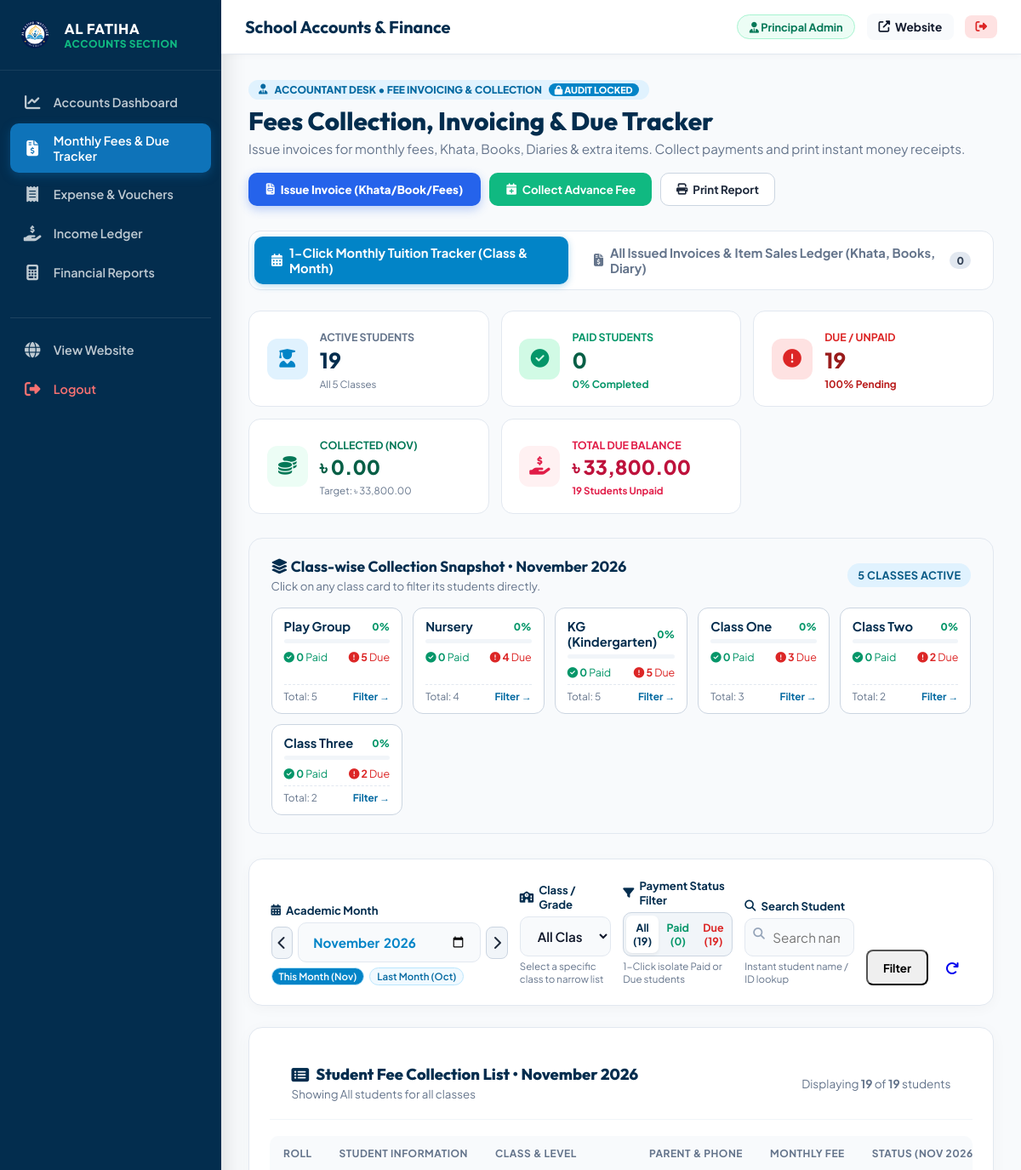
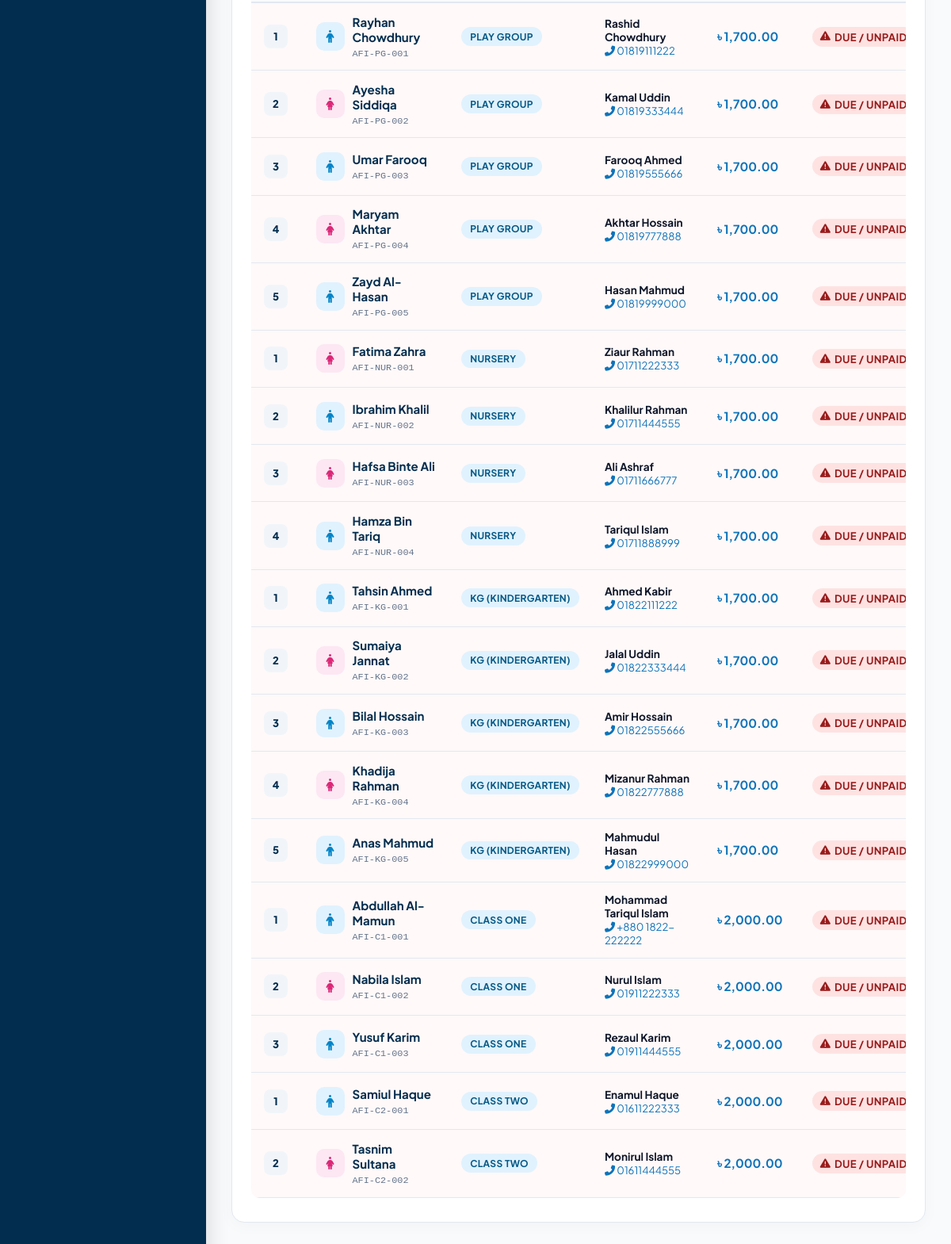
The app's page /accountant/fees.php (signed in) with its own data (2 pictures, top to bottom).
### tables this page shows
CREATE TABLE `classes` (
  `id` int(11) NOT NULL AUTO_INCREMENT,
  `class_name` varchar(50) NOT NULL,
  `age_group` varchar(50) NOT NULL,
  `section` varchar(10) DEFAULT 'A',
  `room_no` varchar(20) DEFAULT '101',
  `tuition_fee` decimal(10,2) NOT NULL DEFAULT 3500.00,
  `admission_fee` decimal(10,2) NOT NULL DEFAULT 8000.00,
  `book_kit_fee` decimal(10,2) NOT NULL DEFAULT 3500.00,
  `primary_teacher_id` int(11) DEFAULT NULL,
  `backup_teacher_id` int(11) DEFAULT NULL,
  PRIMARY KEY (`id`)
);

CREATE TABLE `students` (
  `id` int(11) NOT NULL AUTO_INCREMENT,
  `student_id` varchar(20) NOT NULL,
  `first_name` varchar(50) NOT NULL,
  `last_name` varchar(50) NOT NULL,
  `gender` enum('Male','Female') NOT NULL,
  `dob` date NOT NULL,
  `class_id` int(11) NOT NULL,
  `roll_no` int(11) NOT NULL,
  `parent_user_id` int(11) DEFAULT NULL,
  `father_name` varchar(100) NOT NULL,
  `mother_name` varchar(100) NOT NULL,
  `phone` varchar(20) NOT NULL,
  `address` text NOT NULL,
  `status` enum('Active','Graduated','Suspended') DEFAULT 'Active',
  `admission_date` date DEFAULT NULL,
  `blood_group` varchar(10) DEFAULT NULL,
  `religion` varchar(50) DEFAULT 'Islam',
  `nationality` varchar(50) DEFAULT 'Bangladeshi',
  `birth_reg_no` varchar(100) DEFAULT NULL,
  `permanent_address` text DEFAULT NULL,
  `father_occupation` varchar(100) DEFAULT NULL,
  `father_phone` varchar(40) DEFAULT NULL,
  `father_nid` varchar(100) DEFAULT NULL,
  `mother_occupation` varchar(100) DEFAULT NULL,
  `mother_phone` varchar(40) DEFAULT NULL,
  `emergency_contact_name` varchar(100) DEFAULT NULL,
  `emergency_contact_phone` varchar(40) DEFAULT NULL,
  `emergency_contact_relation` varchar(50) DEFAULT NULL,
  `previous_school` varchar(150) DEFAULT NULL,
  `medical_notes` text DEFAULT NULL,
  `admission_session` varchar(20) DEFAULT '2027',
  PRIMARY KEY (`id`),
  UNIQUE KEY `student_id` (`student_id`),
  KEY `class_id` (`class_id`),
  CONSTRAINT `students_ibfk_1` FOREIGN KEY (`class_id`) REFERENCES `classes` (`id`) ON DELETE CASCADE
);

### accountant/fees.php (the view, shortened to what the rows shown need)
<?php
require_once __DIR__ . '/layout.php';
$db = get_db_connection();
$activeView = sanitize($_GET['view'] ?? 'tracker');
$selected_month = sanitize($_GET['month'] ?? date('Y-m'));
$selected_class_id = isset($_GET['class_id']) ? intval($_GET['class_id']) : 0;
$selected_status = sanitize($_GET['status'] ?? 'all');
$currentMonthTime = strtotime($selected_month . '-01');
$classes = $db->query("SELECT * FROM classes ORDER BY id ASC")->fetchAll(PDO::FETCH_ASSOC);
$sql = "
    SELECT
        s.id,
        s.student_id as student_code,
        s.first_name,
        s.last_name,
        s.roll_no,
        s.gender,
        s.father_name,
        s.mother_name,
        s.phone,
        s.class_id,
        c.class_name,
        c.tuition_fee as class_tuition_fee,
        f.id as fee_id,
        f.invoice_no,
        f.fee_type,
        f.fee_month,
        f.amount as billed_amount,
        f.status as fee_status,
        f.paid_date,
        f.payment_method,
        f.reference_no,
        f.notes
    FROM students s
    JOIN classes c ON s.class_id = c.id
    LEFT JOIN fees f ON (
        f.student_id = s.id
        AND (
            f.fee_month = :sel_month
            OR (f.due_date LIKE :sel_month_like AND (f.fee_type LIKE '%Tuition%' OR f.fee_type LIKE '%Monthly%'))
        )
    )
    WHERE s.status = 'Active'
";
$params = [
    ':sel_month' => $selected_month,
    ':sel_month_like' => $selected_month . '%'
];
$sql .= " ORDER BY c.id ASC, s.roll_no ASC, s.first_name ASC";
$stmt = $db->prepare($sql);
$stmt->execute($params);
$rawStudents = $stmt->fetchAll(PDO::FETCH_ASSOC);
$displayStudents = [];
$classSummaries = [];
foreach ($classes as $cls) {
    $classSummaries[$cls['id']] = [
        'name' => $cls['class_name'],
        'total' => 0,
        'paid' => 0,
        'due' => 0,
        'expected' => 0,
        'collected' => 0,
        'due_amount' => 0
    ];
}
foreach ($rawStudents as $st) {
    $effectiveAmount = !empty($st['billed_amount']) && floatval($st['billed_amount']) > 0
        ? floatval($st['billed_amount'])
        : (floatval($st['class_tuition_fee']) > 0 ? floatval($st['class_tuition_fee']) : 2000.00);
    $isPaid = (!empty($st['fee_status']) && strtolower($st['fee_status']) === 'paid');
    $status = $isPaid ? 'Paid' : 'Due';
    $st['computed_status'] = $status;
    $st['effective_amount'] = $effectiveAmount;
    $cid = $st['class_id'];
    if (isset($classSummaries[$cid])) {
        $classSummaries[$cid]['total']++;
        $classSummaries[$cid]['expected'] += $effectiveAmount;
        if ($isPaid) {
            $classSummaries[$cid]['paid']++;
            $classSummaries[$cid]['collected'] += $effectiveAmount;
        } else {
            $classSummaries[$cid]['due']++;
            $classSummaries[$cid]['due_amount'] += $effectiveAmount;
        }
    }
    if ($selected_status === 'all' || strtolower($selected_status) === strtolower($status)) {
        $displayStudents[] = $st;
    }
}
?>
<div class="fee-manager-header" style="display: flex; justify-content: space-between; align-items: center; flex-wrap: wrap; gap: 1.2rem; margin-bottom: 1.8rem;">
  <div>
    <h2 style="font-family: 'Outfit', sans-serif; color: var(--admin-deep-navy); margin: 0; font-size: 1.85rem; font-weight: 800;">
      Fees Collection, Invoicing &amp; Due Tracker
    </h2>
  </div>
</div>
<?php if ($activeView === 'tracker'): ?>
  <?php if ($selected_class_id === 0): ?>
    <div style="background: #f8fafc; border: 1.5px solid #e2e8f0; border-radius: 16px; padding: 1.3rem 1.6rem; margin-bottom: 1.8rem;">
      <div style="display: grid; grid-template-columns: repeat(5, 1fr); gap: 12px;">
        <?php foreach ($classes as $cls):
          $cs = $classSummaries[$cls['id']] ?? ['total' => 0, 'paid' => 0, 'due' => 0, 'rate' => 0];
        ?>
          <a href="fees.php?view=tracker&month=<?= $selected_month ?>&class_id=<?= $cls['id'] ?>&status=<?= $selected_status ?>" style="background: #ffffff; border: 1.5px solid #cbd5e1; border-radius: 12px; padding: 12px 14px; text-decoration: none; color: inherit; display: flex; flex-direction: column; transition: all 0.2s;">
            <div style="display: flex; justify-content: space-between; align-items: center; margin-bottom: 6px;">
              <strong style="font-size: 0.92rem; color: var(--admin-deep-navy);"><?= htmlspecialchars($cls['class_name']) ?></strong>
              <span style="font-size: 0.74rem; font-weight: 800; color: #059669;"><?= $cs['rate'] ?>%</span>
            </div>
            <div style="height: 5px; background: #f1f5f9; border-radius: 10px; overflow: hidden; margin-bottom: 8px;">
            </div>
            <div style="display: flex; justify-content: space-between; font-size: 0.78rem; margin-bottom: 6px;">
              <span style="color: #059669;"><i class="fas fa-check-circle"></i> <strong><?= $cs['paid'] ?></strong> Paid</span>
              <span style="color: #dc2626;"><i class="fas fa-exclamation-circle"></i> <strong><?= $cs['due'] ?></strong> Due</span>
            </div>
            <div style="display: flex; justify-content: space-between; align-items: center; margin-top: auto; padding-top: 6px; border-top: 1px dashed #e2e8f0; font-size: 0.74rem; color: #64748b;">
              <span>Total: <?= $cs['total'] ?></span>
              <span style="color: #0369a1; font-weight: 700;">Filter &rarr;</span>
            </div>
          </a>
        <?php endforeach; ?>
      </div>
    </div>
  <?php endif; ?>
  <div class="card-box" style="background: #ffffff; border-radius: 16px; border: 1.5px solid #e2e8f0; overflow: hidden; box-shadow: 0 4px 20px rgba(0,0,0,0.03);">
    <div class="table-responsive">
      <table class="data-table">
        <thead>
          <tr>
            <th style="width: 70px;">Roll</th>
            <th>Student Information</th>
            <th>Class &amp; Level</th>
            <th>Parent &amp; Phone</th>
            <th>Monthly Fee</th>
            <th>Status (<?= date('M Y', $currentMonthTime) ?>)</th>
          </tr>
        </thead>
        <tbody>
          <?php if (!empty($displayStudents)): ?>
            <?php foreach ($displayStudents as $st): ?>
              <tr class="<?= ($st['computed_status'] === 'Due') ? 'row-due-highlight' : '' ?>">
                <td><span class="roll-badge"><?= $st['roll_no'] ?: '-' ?></span></td>
                <td>
                  <div style="display: flex; align-items: center; gap: 10px;">
                    <div class="st-avatar <?= (strtolower($st['gender']) === 'female') ? 'female' : 'male' ?>">
                      <i class="fas <?= (strtolower($st['gender']) === 'female') ? 'fa-female' : 'fa-male' ?>"></i>
                    </div>
                    <div>
                      <strong style="color: var(--admin-deep-navy); font-size: 0.94rem;"><?= htmlspecialchars($st['first_name'] . ' ' . $st['last_name']) ?></strong>
                      <br><small style="color: var(--admin-text-muted); font-size: 0.74rem;"><code><?= htmlspecialchars($st['student_code']) ?></code></small>
                    </div>
                  </div>
                </td>
                <td><span class="badge badge-info" style="font-weight: 700;"><?= htmlspecialchars($st['class_name']) ?></span></td>
                <td>
                  <div style="font-size: 0.85rem;">
                    <strong><?= htmlspecialchars($st['father_name'] ?: ($st['mother_name'] ?: 'N/A')) ?></strong>
                    <br>
                    <a href="tel:<?= htmlspecialchars($st['phone']) ?>" style="color: var(--admin-primary); text-decoration: none; font-size: 0.82rem;">
                      <i class="fas fa-phone-alt"></i> <?= htmlspecialchars($st['phone']) ?>
                    </a>
                  </div>
                </td>
                <td><strong style="color: var(--admin-primary); font-size: 0.95rem;"><?= format_currency($st['effective_amount']) ?></strong></td>
                <td>
                  <?php if ($st['computed_status'] === 'Paid'): ?>
                    <span class="badge badge-success" style="background: #d1fae5; color: #065f46; font-size: 0.82rem; padding: 4px 10px; font-weight: 700; display: inline-flex; align-items: center; gap: 5px;">
                      <i class="fas fa-check-circle"></i> Paid
                    </span>
                  <?php else: ?>
                    <span class="badge badge-danger" style="background: #fee2e2; color: #991b1b; font-size: 0.82rem; padding: 4px 10px; font-weight: 700; display: inline-flex; align-items: center; gap: 5px;">
                      <i class="fas fa-exclamation-triangle"></i> Due / Unpaid
                    </span>
                  <?php endif; ?>
                </td>
              </tr>
            <?php endforeach; ?>
          <?php endif; ?>
        </tbody>
      </table>
    </div>
  </div>
<?php endif; ?>
<?php require_once __DIR__ . '/layout_footer.php'; ?>

### records on screen
classes: class_name "Play Group", id "0", id "5"
classes: class_name "Nursery", id "0", id "4"
classes: class_name "KG (Kindergarten)", id "0", id "5"
classes: class_name "Class One", id "0", id "3"
classes: class_name "Class Two", id "0", id "2"
classes: class_name "Class Three", id "0", id "2"
students: roll_no "1", first_name+last_name "Rayhan Chowdhury", student "AFI-PG-001", class.class_name "PLAY GROUP", father_name "Rashid Chowdhury", phone "01819111222", effective_amount "৳ 1,700.00"
students: roll_no "2", first_name+last_name "Ayesha Siddiqa", student "AFI-PG-002", class.class_name "PLAY GROUP", father_name "Kamal Uddin", phone "01819333444", effective_amount "৳ 1,700.00"
students: roll_no "3", first_name+last_name "Umar Farooq", student "AFI-PG-003", class.class_name "PLAY GROUP", father_name "Farooq Ahmed", phone "01819555666", effective_amount "৳ 1,700.00"
students: roll_no "4", first_name+last_name "Maryam Akhtar", student "AFI-PG-004", class.class_name "PLAY GROUP", father_name "Akhtar Hossain", phone "01819777888", effective_amount "৳ 1,700.00"
students: roll_no "5", first_name+last_name "Zayd Al-Hasan", student "AFI-PG-005", class.class_name "PLAY GROUP", father_name "Hasan Mahmud", phone "01819999000", effective_amount "৳ 1,700.00"
students: roll_no "1", first_name+last_name "Fatima Zahra", student "AFI-NUR-001", class.class_name "NURSERY", father_name "Ziaur Rahman", phone "01711222333", effective_amount "৳ 1,700.00"
students: roll_no "2", first_name+last_name "Ibrahim Khalil", student "AFI-NUR-002", class.class_name "NURSERY", father_name "Khalilur Rahman", phone "01711444555", effective_amount "৳ 1,700.00"
students: roll_no "3", first_name+last_name "Hafsa Binte Ali", student "AFI-NUR-003", class.class_name "NURSERY", father_name "Ali Ashraf", phone "01711666777", effective_amount "৳ 1,700.00"
students: roll_no "4", first_name+last_name "Hamza Bin Tariq", student "AFI-NUR-004", class.class_name "NURSERY", father_name "Tariqul Islam", phone "01711888999", effective_amount "৳ 1,700.00"
students: roll_no "1", first_name+last_name "Tahsin Ahmed", student "AFI-KG-001", class.class_name "KG (KINDERGARTEN)", father_name "Ahmed Kabir", phone "01822111222", effective_amount "৳ 1,700.00"
students: roll_no "2", first_name+last_name "Sumaiya Jannat", student "AFI-KG-002", class.class_name "KG (KINDERGARTEN)", father_name "Jalal Uddin", phone "01822333444", effective_amount "৳ 1,700.00"
students: roll_no "3", first_name+last_name "Bilal Hossain", student "AFI-KG-003", class.class_name "KG (KINDERGARTEN)", father_name "Amir Hossain", phone "01822555666", effective_amount "৳ 1,700.00"
students: roll_no "4", first_name+last_name "Khadija Rahman", student "AFI-KG-004", class.class_name "KG (KINDERGARTEN)", father_name "Mizanur Rahman", phone "01822777888", effective_amount "৳ 1,700.00"
students: roll_no "5", first_name+last_name "Anas Mahmud", student "AFI-KG-005", class.class_name "KG (KINDERGARTEN)", father_name "Mahmudul Hasan", phone "01822999000", effective_amount "৳ 1,700.00"
students: roll_no "1", first_name+last_name "Abdullah Al-Mamun", student "AFI-C1-001", class.class_name "CLASS ONE", father_name "Mohammad Tariqul Islam", phone "+880 1822-222222", effective_amount "৳ 2,000.00"
students: roll_no "2", first_name+last_name "Nabila Islam", student "AFI-C1-002", class.class_name "CLASS ONE", father_name "Nurul Islam", phone "01911222333", effective_amount "৳ 2,000.00"
students: roll_no "3", first_name+last_name "Yusuf Karim", student "AFI-C1-003", class.class_name "CLASS ONE", father_name "Rezaul Karim", phone "01911444555", effective_amount "৳ 2,000.00"
students: roll_no "1", first_name+last_name "Samiul Haque", student "AFI-C2-001", class.class_name "CLASS TWO", father_name "Enamul Haque", phone "01611222333", effective_amount "৳ 2,000.00"
students: roll_no "2", first_name+last_name "Tasnim Sultana", student "AFI-C2-002", class.class_name "CLASS TWO", father_name "Monirul Islam", phone "01611444555", effective_amount "৳ 2,000.00"

### other values on screen
$user_name "Principal Admin"
count($allInvoicesList) "0"
$totalStudents "19"
$paidCount "0"
$collectionRate "0"
$dueCount "19"
date('M', $currentMonthTime) "NOV"
format_currency($totalCollectedAmount) "৳ 0.00"
format_currency($totalExpectedAmount) "৳ 33,800.00"
format_currency($totalDueAmount) "৳ 33,800.00"
$selectedMonthName "November 2026"
count($displayStudents) "19"
date('M Y', $currentMonthTime) "NOV 2026"
